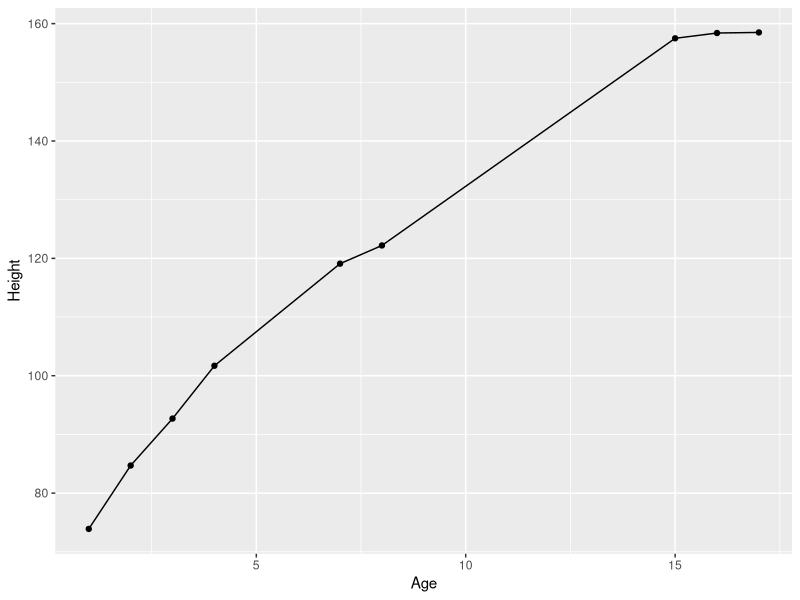
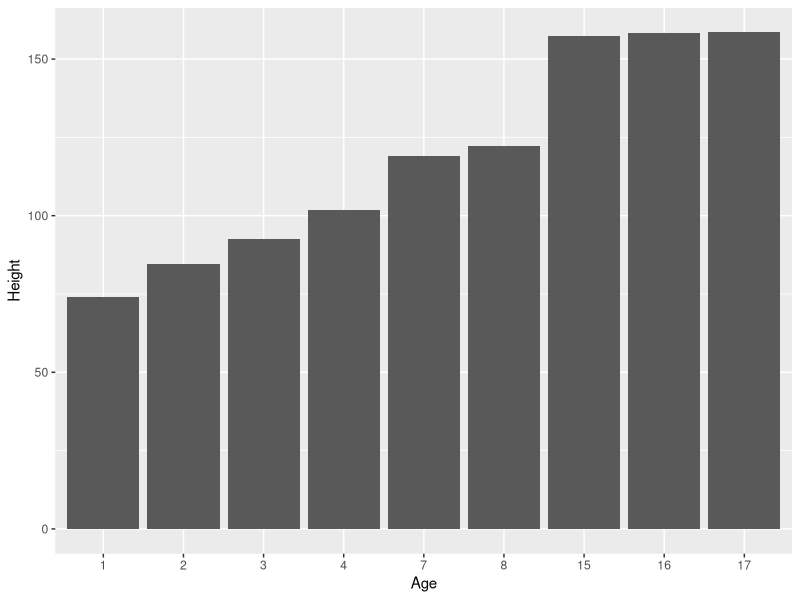
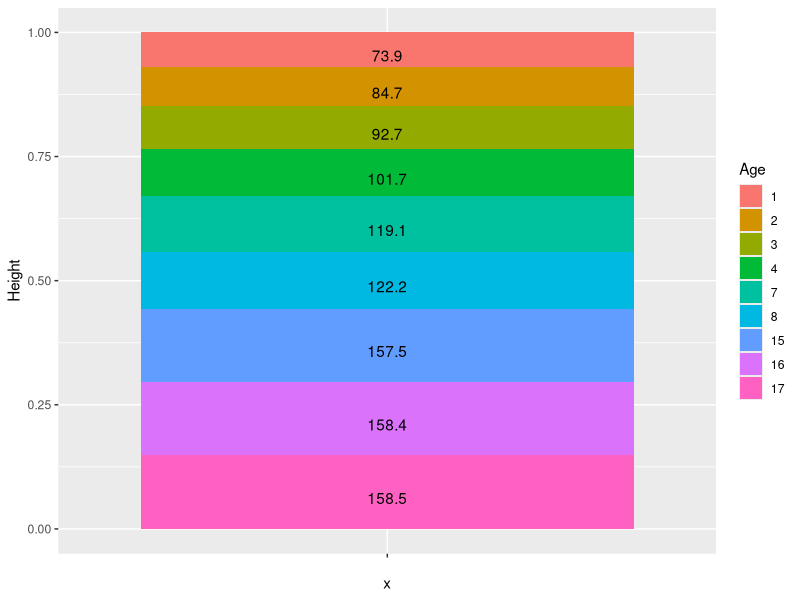
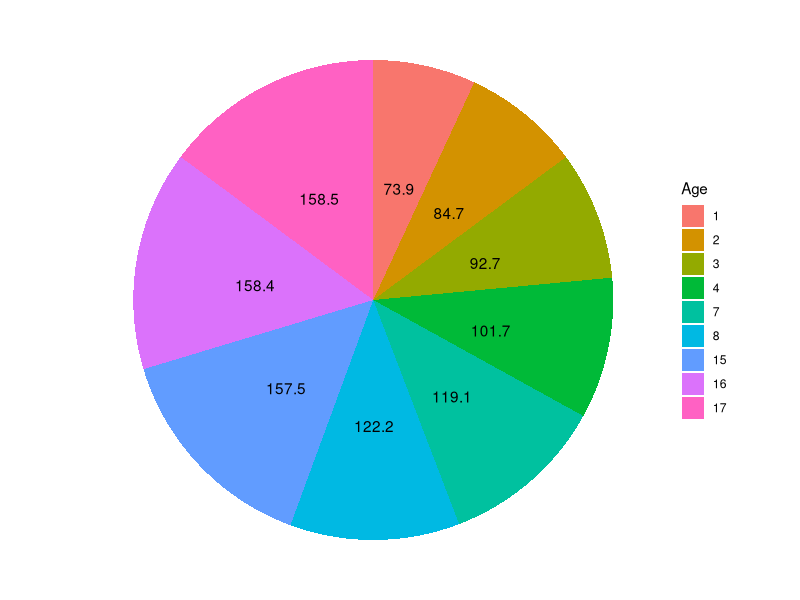

Generate these figures, in order, with R:
#2.2.4
library(tidyverse)
q04 <- read_csv("E02P05.csv")
q05 <- read_csv("E02P05.csv", col_types="fdd")
ggplot(q04)+geom_point(aes(x=Age,y=Height))+geom_line(aes(x=Age,y=Height))
ggplot(q05)+geom_bar(aes(x=Age,y=Height),stat="identity")
ggplot(q05,aes(x="",y=Height,fill=Age))+geom_bar(,stat="identity",position="fill")+geom_text(aes(label=Height,y=position),vjust=1)
ggplot(q05,aes(x="",y=Height,fill=Age))+geom_bar(,stat="identity",position="fill")+geom_text(aes(label=Height,y=position),vjust=1)+coord_polar("y",direction=-1)+theme_void()